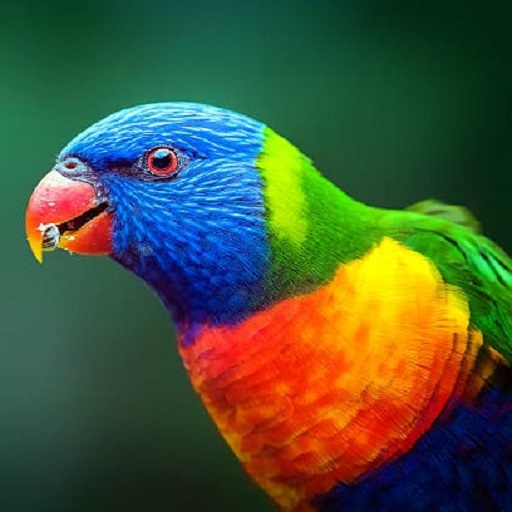
#> input picture Images/aaa.jpg, 512 x 512 px, found by its file name
$ python 'Lab_1(b).py'
#> lines starting #> are read from the running program, lines starting #| are printed output that depends on the picture
import numpy as np
import matplotlib.pyplot as plt
import cv2


img_path = 'Digital Image Processing/Images/aaa.jpg'

img = cv2.imread(img_path,0)
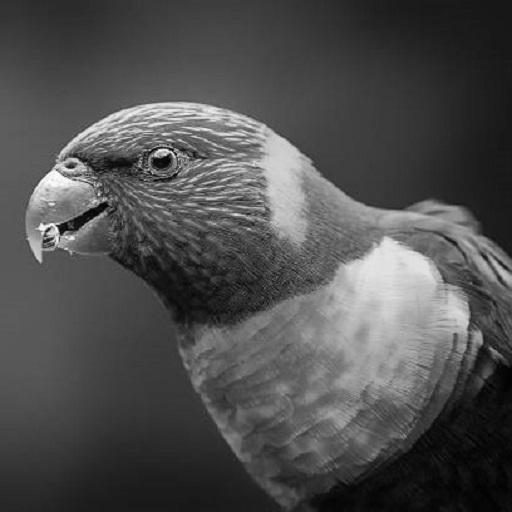
#> img: shape (512, 512); min 1, max 255, mean 78.6

all_image = []
all_image.append(img)

for bits in range(7,0,-1):
    lebel = 2**bits
    normalized_image = img.astype(float)/256.0
    sample_image = np.uint8(np.floor(normalized_image * lebel))
    all_image.append(sample_image)
#> this loop made 7 passes
#> pass 1, `sample_image = np.uint8(np.floor(normalized_image * lebel))`:
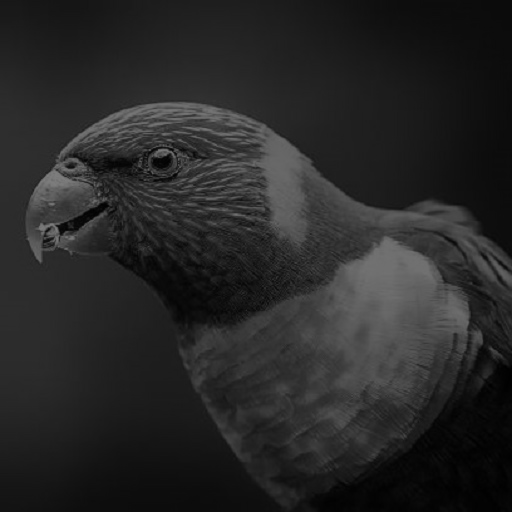
#> sample_image: shape (512, 512); min 0, max 127, mean 39.1
#> pass 2, `sample_image = np.uint8(np.floor(normalized_image * lebel))`:
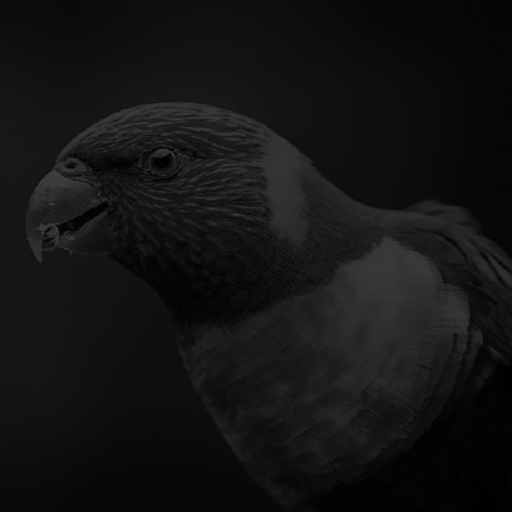
#> sample_image: shape (512, 512); min 0, max 63, mean 19.3
#> after the loop, all_image = 8 items


print(len(all_image))
#| 8
row, col = 2, 4
fig, ax = plt.subplots(row, col, figsize=(9, 7))

idx = 0
for i in range(row):
    for j in range(col):
        ax[i, j].imshow(all_image[idx], cmap='gray')
        ax[i, j].set_title(f'{8 - idx} bits')
        idx += 1
#> after the loop, idx = 8

plt.tight_layout()
plt.show()
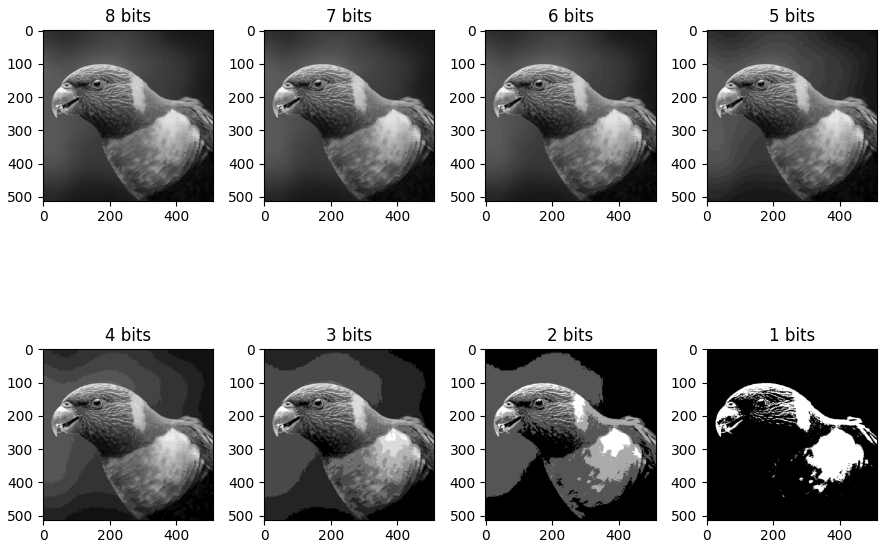
#> figure drawn by matplotlib, 8 panels

$ run again, with Images/a.jpg copied over Images/aaa.jpg
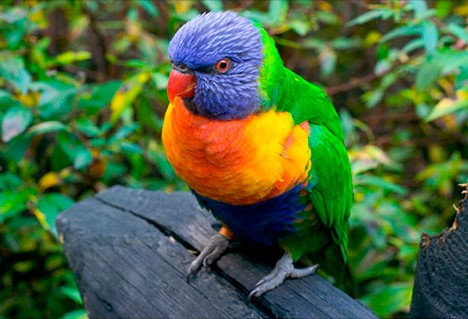
#> input picture Images/a.jpg, 468 x 319 px, found by its file name
#> `img = cv2.imread(img_path,0)`:
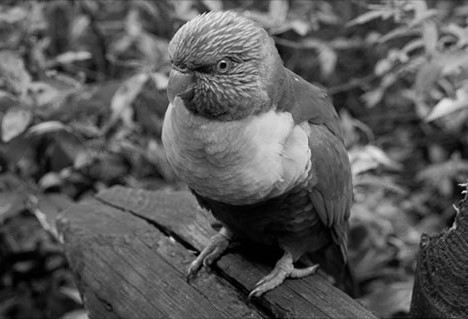
#> img: shape (319, 468); min 0, max 246, mean 89.1
#> the loop `for bits in range(7,0,-1):` made 7 passes
#> pass 2, `sample_image = np.uint8(np.floor(normalized_image * lebel))`:
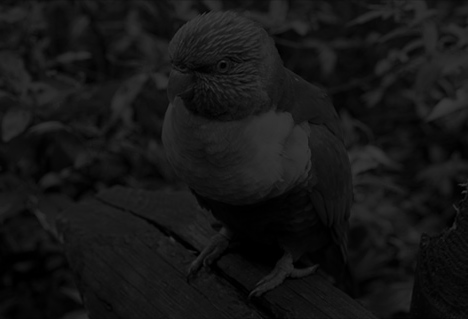
#> sample_image: shape (319, 468); min 0, max 61, mean 21.9
#> after the loop `for bits in range(7,0,-1):`: all_image = 8 items
#| 8
#> after the loop `for i in range(row):`: idx = 8
